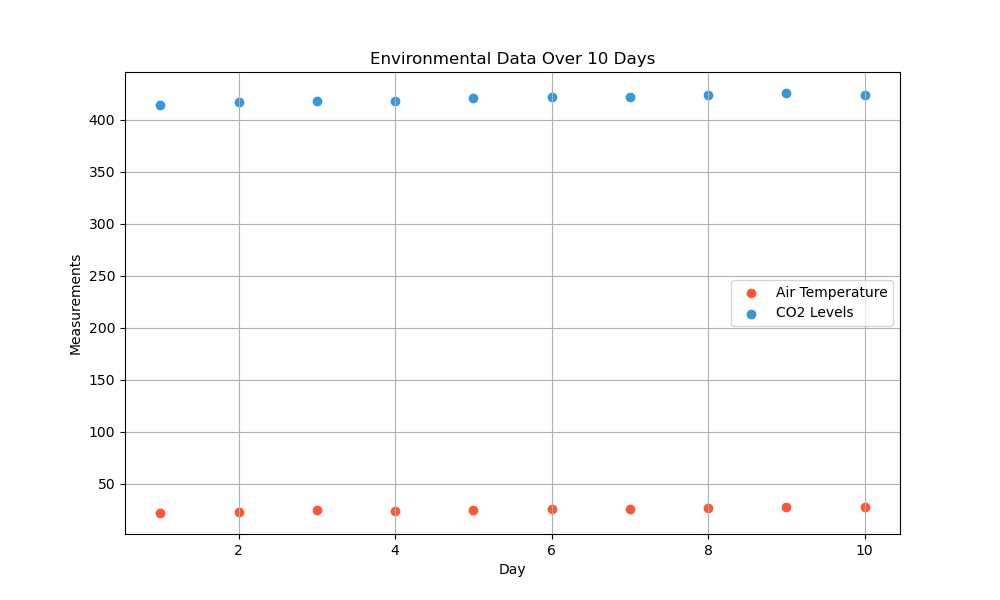

Write the Python code that produced this figure.

import matplotlib.pyplot as plt

# Data
days = [1, 2, 3, 4, 5, 6, 7, 8, 9, 10]
air_temperature = [22.1, 23.3, 24.7, 23.9, 25.1, 26.3, 25.7, 26.9, 28.1, 27.4]
co2_levels = [414.2, 416.5, 418.3, 417.9, 420.4, 422.1, 421.7, 423.4, 425.6, 423.8]

# Scatter plot
plt.figure(figsize=(10, 6))  # Width:10, Height:6
plt.scatter(days, air_temperature, color='#FF5733', label='Air Temperature')  # Orange
plt.scatter(days, co2_levels, color='#3498DB', label='CO2 Levels')  # Blue

# Customize the plot
plt.title('Environmental Data Over 10 Days')
plt.xlabel('Day')
plt.ylabel('Measurements')
plt.legend()
plt.grid(True)

# Show the plot
plt.show()
